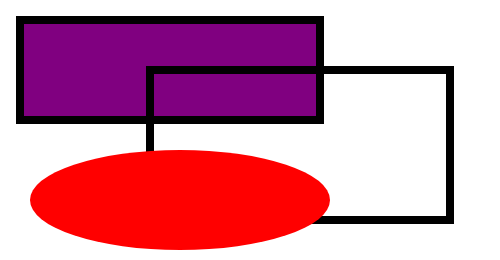
Frame 1 (no input)
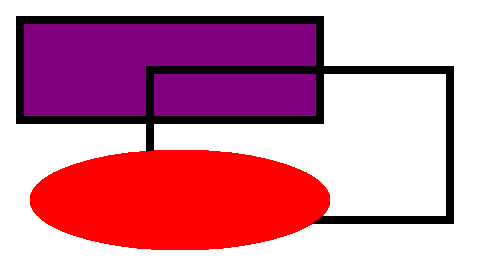
Frame 60 (no input)
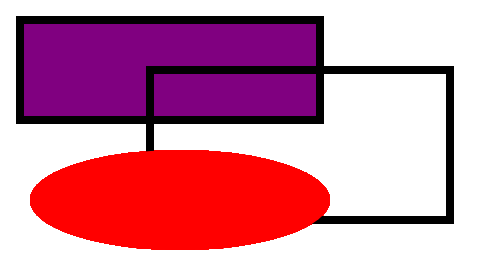
Frame 120 (the mouse pressed at the canvas centre since frame 60)

The p5.js sketch that drew these frames (run headless with seeded random() and noise() and a simulated clock; from frame 60 on, the mouse is pressed at the canvas centre):

// p5.js sketch
// ── sketch.js
function setup() {
    createCanvas( 500, 260 );
}

function draw() {

    // shape with fill and border
    fill('purple');
    stroke('black');
    strokeWeight(8);
    rect( 20, 20, 300, 100 );

    // shape with no fill
    noFill();
    stroke('black');
    strokeWeight(8);
    rect( 150, 70, 300, 150 );

    // shape with no border
    fill('red');
    noStroke();
    ellipse( 180, 200, 300, 100 );

}
